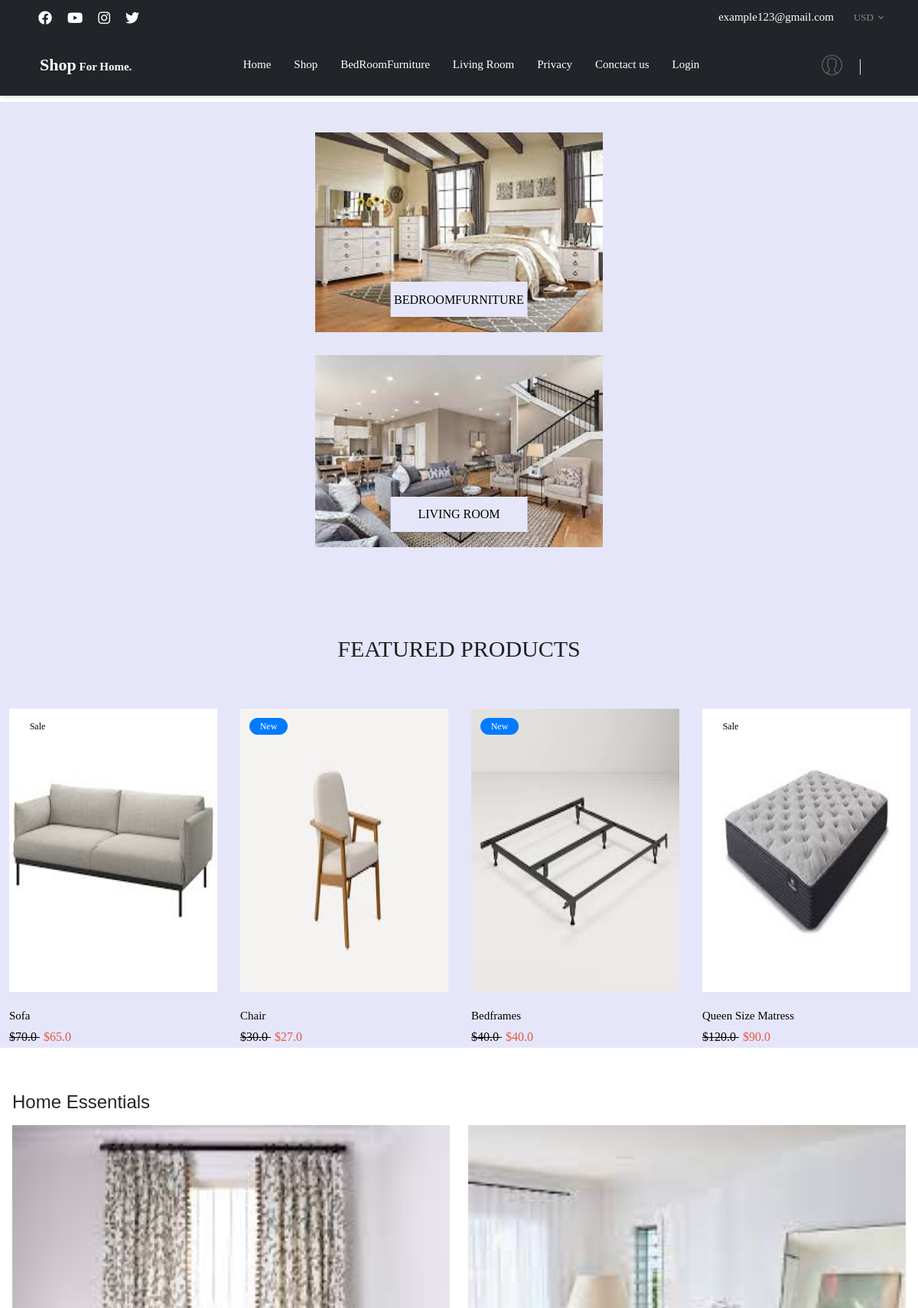
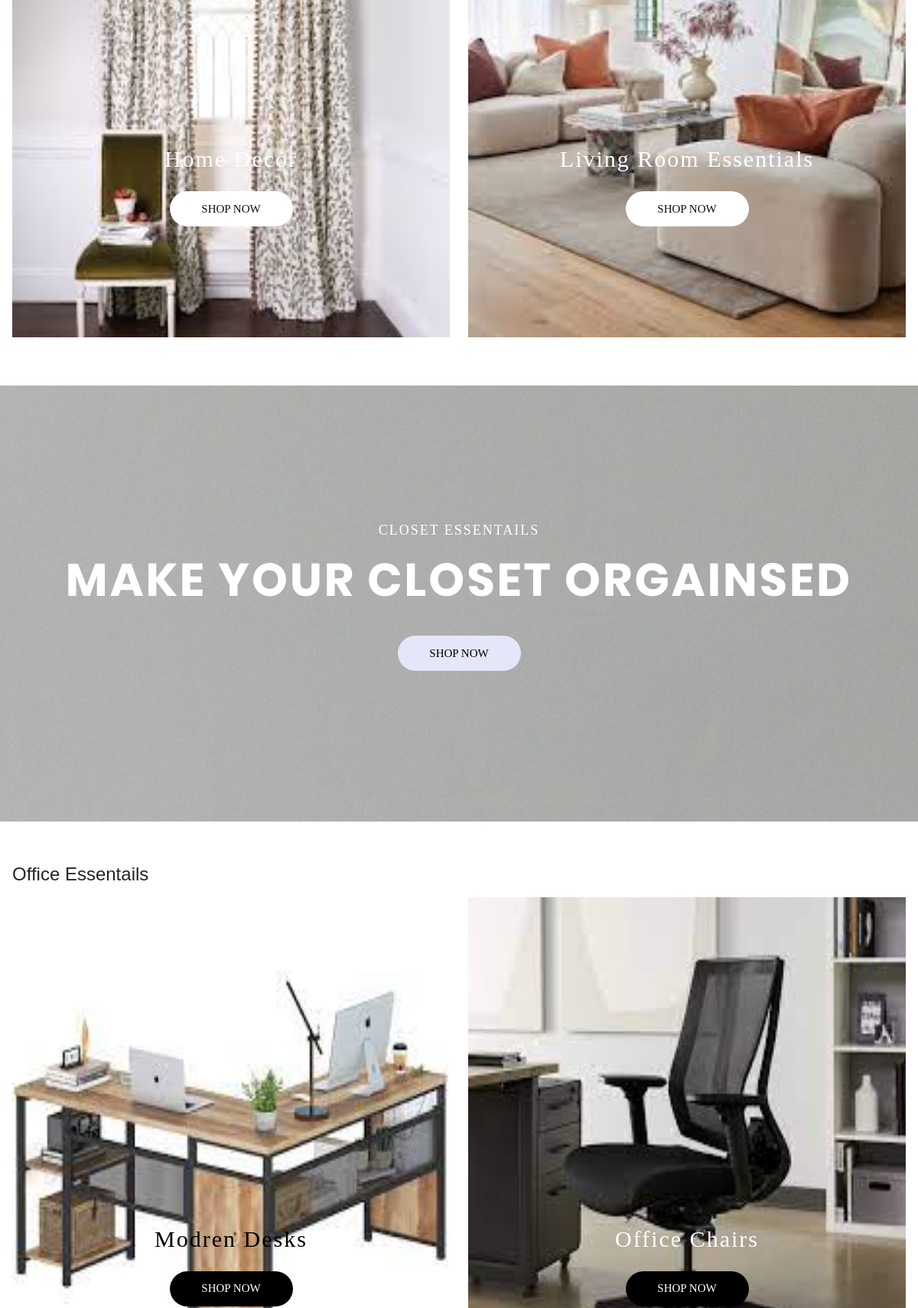
The page / (upper part) on the database its author committed (2 pictures, top to bottom).
### furniturepage/models.py (models this page shows, shortened)
class Category(models.Model):
    title = models.CharField(max_length=100)
    slug = models.SlugField()
    description = models.TextField()
    image = models.ImageField()
    is_active = models.BooleanField(default=True)

class Item(models.Model):
    title = models.CharField(max_length=100)
    price = models.FloatField()
    discount_price = models.FloatField(blank=True, null=True)
    category = models.ForeignKey(Category, on_delete=models.CASCADE)
    label = models.CharField(choices=LABEL_CHOICES, max_length=1)
    slug = models.SlugField()
    stock_no = models.CharField(max_length=10)
    description_short = models.CharField(max_length=50)
    description_long = models.TextField()
    image = models.ImageField()
    is_active = models.BooleanField(default=True)
    def get_absolute_url(self):
        return reverse("furniturepage:product", kwargs={
            'slug': self.slug
        })

### furniturepage/views.py (the view)
# urls.py: path('', HomeView.as_view(), name='home'),
class HomeView(ListView):
    template_name = "index.html"
    context_object_name = 'items'
    def get_queryset(self):
        return Item.objects.filter(is_active=True)
    def get_context_data(self, **kwargs):
        context = super().get_context_data(**kwargs)
        if self.request.user.is_authenticated:
            try:
                order = Order.objects.get(user=self.request.user, ordered=False)
                context['object'] = order
            except ObjectDoesNotExist:
                messages.error(self.request, "You do not have an active order")
        return context

### furniturepage/templatetags/category_template_tags.py (called while the page is built)
@register.simple_tag
def categories():
    items = Category.objects.filter(is_active=True).order_by('title')
    items_li = ""
    for i in items:
        items_li += """<li><a href="/category/{}">{}</a></li>""".format(i.slug, i.title)
    return mark_safe(items_li)

@register.simple_tag
def categories_mobile():
    items = Category.objects.filter(is_active=True).order_by('title')
    items_li = ""
    for i in items:
        items_li += """<li class="item-menu-mobile"><a href="/category/{}">{}</a></li>""".format(i.slug, i.title)
    return mark_safe(items_li)

### furniturepage/templatetags/slide_template_tags.py (called while the page is built, shortened)
@register.simple_tag
def slides():
    items = Slide.objects.filter(is_active=True).order_by('pk')
    items_div = ""
    return mark_safe(items_div)

### templates/index.html (shortened to what this page needs)
{% extends 'base.html' %}
{% load static %}
{% load category_template_tags %}
{% load slide_template_tags %}
{% block content %}
<section class="banner p-t-40 p-b-40" style="background-color:lavender;">
  <div class="container">
    <div class="row">{% categories_div %}</div>
  </div>
</section>
<section class="newproduct p-t-45 p-b-105">
  <div class="container">
    <div class="sec-title p-b-60">
      <h3 class="m-text5 t-center">Featured Products</h3>
    </div>
    <div class="wrap-slick2">
      <div class="slick2">
        {% for item in object_list %}
        <div class="item-slick2 p-l-15 p-r-15">
          <div class="block2">
            <div
              class="block2-img wrap-pic-w of-hidden pos-relative block2-label{{item.get_label_display}}"
            >
              <a href="{{item.get_absolute_url}}">
                <img
                  src="{{ item.image.url }}"
                  alt="IMG-PRODUCT"
                  style="height: 370px; width: 100%"
              /></a>
            </div>
            <div class="block2-txt p-t-20">
              <a
                href="{{item.get_absolute_url}}"
                class="block2-name dis-block s-text3 p-b-5"
                style="color: black"
              >
                {{ item.title }}
              </a>
              {% if item.discount_price %}
              <span class="block2-oldprice m-text7 p-r-5" style="color: black">
                ${{ item.price }}
              </span>
              <span class="block2-newprice m-text8 p-r-5">
                ${{ item.discount_price }}
              </span>
              {% else %}
              <span class="block2-price m-text6 p-r-5" style="color: black">
                ${{ item.price }}
              </span>
              {% endif %}
            </div>
          </div>
        </div>
        {% endfor %}
      </div>
    </div>
  </div>
</section>
<section class="banner2 bg5 p-t-55 p-b-55">
  <h4 style="font-weight: 500">Home Essentials</h4>
  <div class="">
    <div class="row">
      <div class="col-sm-10 col-md-3 col-lg-6 m-l-r-auto p-t-15 p-b-15">
        <div class="pos-relative">
          <img
            src="{% static 'images/curtains.jpeg' %}"
            alt="IMG-BANNER"
            class="ban_img"
          />
          <div class="ab-t-l sizefull flex-col-c-m p-l-15 p-r-15">
            <br /><br /><br /><br /><br />
            <br /><br /><br /><br /><br />
            <span class="m-text9 p-t-45 fs-20-sm"> Home Decor </span>
            <br />
            <div
              class="wrap-btn-slide1 w-size1 animated"
              data-appear="slideInUp"
            >
              <a
                href="/shop/"
                class="flex-c-m size2 bo-rad-23 s-text2 bgwhite trans-0-4"
              >
                Shop Now
              </a>
            </div>
          </div>
        </div>
      </div>
      <div class="col-sm-10 col-md-8 col-lg-6 m-l-r-auto p-t-15 p-b-15">
        <div class="pos-relative">
          <img
            src="{% static 'images/essen2.jpeg' %}"
            alt="IMG-BANNER"
            class="ban_img"
          />
          <div class="ab-t-l sizefull flex-col-c-m p-l-15 p-r-15">
            <br /><br /><br /><br /><br />
            <br /><br /><br /><br /><br />
            <span class="m-text9 p-t-45 fs-20-sm">Living Room Essentials </span>
            <br />
            <div
              class="wrap-btn-slide1 w-size1 animated"
              data-appear="slideInUp"
            >
              <a
                href="/shop/"
                class="flex-c-m size2 bo-rad-23 s-text2 bgwhite trans-0-4"
              >
                Shop Now
              </a>
            </div>
          </div>
        </div>
      </div>
    </div>
  </div>
</section>
<br /><br />
<section class="slide1">
  <div class="wrap-slick2">
    <div class="slick1">
      <div
        class="item-slick1 item2-slick1"
        style="
        background: url('{{ STATIC_URL }}/static/images/clothes-hangers.jpg') no-repeat;
        "
      >
        <div
          class="wrap-content-slide1 sizefull flex-col-c-m p-l-15 p-r-15 p-t-150 p-b-170"
        >
          <span
            class="caption1-slide1 m-text1 t-center m-b-15"
            data-appear="rollIn"
          >
            CLOSET ESSENTAILS
          </span>
          <h2
            class="caption2-slide1 xl-text1 t-center m-b-37"
            data-appear="lightSpeedIn"
          >
            MAKE YOUR CLOSET ORGAINSED
          </h2>
          <div class="wrap-btn-slide1 w-size1" data-appear="slideInUp">
            <a
              href="/shop/"
              class="flex-c-m size2 bo-rad-23 s-text2 bgwhite hov1 trans-0-4"
            >
              Shop Now
            </a>
          </div>
        </div>
      </div>
    </div>
  </div>
</section>
<section class="banner2 bg5 p-t-55 p-b-55">
  <h4 style="font-weight: 500">Office Essentails</h4>
  <div class="">
    <div class="row">
      <div class="col-sm-10 col-md-8 col-lg-6 m-l-r-auto p-t-15 p-b-15">
        <div class="pos-relative">
          <img
            src="{% static 'images/desk.jpeg' %}"
            alt="IMG-BANNER"
            class="ban_img"
          />
          <div class="ab-t-l sizefull flex-col-c-m p-l-15 p-r-15">
            <br /><br /><br /><br /><br />
            <br /><br /><br /><br /><br />
            <span class="m-text9 p-t-45 fs-20-sm" style="color: black;"> Modren Desks </span>
            <br />
            <div
              class="wrap-btn-slide1 w-size1 animated"
              data-appear="slideInUp"
            >
              <a
                href="/shop/"
                class="flex-c-m size2 bo-rad-23 s-text2 bgblack trans-0-4"
                style="color:white;"
              >
                Shop Now
              </a>
            </div>
          </div>
        </div>
      </div>
      <div class="col-sm-10 col-md-8 col-lg-6 m-l-r-auto p-t-15 p-b-15">
        <div class="pos-relative">
          <img
            src="{% static 'images/offchair.jpeg' %}"
            alt="IMG-BANNER"
            class="ban_img"
          />
          <div class="ab-t-l sizefull flex-col-c-m p-l-15 p-r-15">
            <br /><br /><br /><br /><br />
            <br /><br /><br /><br /><br />
            <span class="m-text9 p-t-45 fs-20-sm" style="color: white">
              Office Chairs
            </span>
            <br />
            <div
              class="wrap-btn-slide2 w-size1 animated"
              data-appear="slideInUp"
            >
              <a
                href="/shop/"
                class="flex-c-m size2 bo-rad-23 s-text2 trans-0-4"
                style="background-color: black; color: white"
              >
                Shop Now
              </a>
            </div>
          </div>
        </div>
      </div>
    </div>
  </div>
</section>
{% endblock content %}

### templates/base.html (shortened to what this page needs)
{% load static %}
<!DOCTYPE html>
<html lang="en">
  {% include "header.html" %}
  <body class="animsition">
    {% include "nav.html"%}
    <div class="mt-2">
    {% block content %}
    {% endblock content %}
    {% include "footer.html"%}
  </body>
</html>

### templates/header.html (shortened to what this page needs)
{% load static %}
<head>
  <link
    rel="stylesheet"
    href="{% static 'css/bootstrap.min.css' %}"
  />
  <link
    rel="stylesheet"
    type="text/css"
    href="{% static 'fonts/font-awesome-4.7.0/css/font-awesome.min.css' %}"
  />
  <link
    rel="stylesheet"
    type="text/css"
    href="{% static 'fonts/themify/themify-icons.css' %}"
  />
  <link
    rel="stylesheet"
    type="text/css"
    href="{% static 'fonts/Linearicons-Free-v1.0.0/icon-font.min.css' %}"
  />
  <link
    rel="stylesheet"
    type="text/css"
    href="{% static 'fonts/elegant-font/html-css/style.css' %}"
  />
  <link
    rel="stylesheet"
    type="text/css"
    href="{% static 'vendor/animate/animate.css' %}"
  />
  <link
    rel="stylesheet"
    type="text/css"
    href="{% static 'vendor/css-hamburgers/hamburgers.min.css' %}"
  />
  <link
    rel="stylesheet"
    type="text/css"
    href="{% static 'vendor/animsition/css/animsition.min.css' %}"
  />
  <link
    rel="stylesheet"
    type="text/css"
    href="{% static 'vendor/select2/select2.min.css' %}"
  />
  <link
    rel="stylesheet"
    type="text/css"
    href="{% static 'vendor/daterangepicker/daterangepicker.css' %}"
  />
  <link
    rel="stylesheet"
    type="text/css"
    href="{% static 'vendor/slick/slick.css' %}"
  />
  <link
    rel="stylesheet"
    type="text/css"
    href="{% static 'vendor/lightbox2/css/lightbox.min.css' %}"
  />
  <link rel="stylesheet" type="text/css" href="{% static 'css/util.css' %}" />
  <link rel="stylesheet" type="text/css" href="{% static 'css/main.css' %}" />
  <link rel="stylesheet" type="text/css" href="https://cdnjs.cloudflare.com/ajax/libs/font-awesome/5.10.2/css/all.css">
</head>

### templates/nav.html (shortened to what this page needs)
{% load static %} {% load cart_template_tags %} {% load category_template_tags %}
<header class="header1">
  <div class="container-menu-header">
    <div class="topbar navbar-dark bg-dark">
      <div class="topbar-social">
        <a href="#" class="topbar-social-item fab fa-facebook"></a>
        <a href="#" class="topbar-social-item fab fa-youtube"></a>
		<a href="#" class="topbar-social-item fab fa-instagram"></a>
        <a href="#" class="topbar-social-item fab fa-twitter"></a>
      </div>
      <div class="topbar-child2">
        <span class="topbar-email">
          <a href="#"> example123@gmail.com </a>
        </span>
        <div class="topbar-language rs1-select2">
        </div>
      </div>
    </div>
    <div class="wrap_header bg-dark">
      <a href="/" class="logo">
        <p style="color:white; font-family: 'georgia'; font-weight: bold; text-align: center;"><b style="font-size: 22px;">Shop</b> For Home.</p>
      </a>
      <div class="wrap_menu">
        <nav class="menu">
          <ul class="main_menu">
            <li>
              <a href="/">Home</a>
            </li>
            <li>
              <a href="/shop/">Shop</a>
            </li>
            {% categories %}
             <li>
              <a href="/privacy/">Privacy</a>
            </li>
            <li>
              <a href="/contact/">Conctact us</a>
            </li>
            {% if request.user.is_authenticated %}
            <li>
              <a href="{% url 'furniturepage:order-summary' %}"
                >Cart<span class="badge badge-dark"
                  >{{ request.user|cart_item_count }}</span
                ></a
              >
            </li>
            <li>
              <a href="{% url 'account_logout' %}">Logout</a>
            </li>
            <li>
              <a href="/auth/two-factor-settings/">Enable Multi-Auth</a>
            </li>
            {% else %}
            <li>
              <a href="#">Login</a>
            </li>
            {% endif %}
          </ul>
        </nav>
      </div>
      <div class="header-icons">
        <a href="#" class="header-wrapicon1 dis-block">
          <img
            src="{% static 'images/icons/icon-header-01.png' %}"
            class="header-icon1"
            alt="ICON"
          />
        </a>
      </div>
    </div>
  </div>
</header>

### templates/footer.html (shortened to what this page needs)
{% load static %}
<link
    rel="stylesheet"
    href="{% static 'css/footer.css' %}"
  />
    </div>

### templates/script.html (shortened to what this page needs)
{% load static %}

### templates/nav.html (style rules this page uses)
.topbar, .wrap_header { color: white !important; }
.topbar a, .topbar-child1, .topbar-language { color: white; font:20px; }
nav ul li a { color: white !important; font:18px; text-decoration:none; }

### templates/index.html (style rules this page uses)
.block2-labelpromotion::before, .block2-labelsale::before, .block2-labelnew::before { z-index: 100; font-family: Montserrat-Regular; font-size: 12px; color: white; display: -webkit-box; display: -webkit-flex; display: -moz-box; display: -ms-flexbox; display: flex; justify-content: center; align-items: center; width: 50px; height: 22px; border-radius: 11px; position: absolute; top: 12px; left: 12px; }
.block2-labelsale::before { background-color: white; color: #000; content: "Sale"; }
.block2-labelnew::before { background-color: #007bff; content: "New"; }
.hov1 { background-color: lavender !important; color: black !important; }
.newproduct { margin-bottom: 2px; padding-bottom: 2px; background-color : lavender; }
.banner2 { background-color: #fff; margin-right: 1rem; margin-left: 1rem; margin-bottom: 0 !important; padding-bottom: 0 !important; }
.ban_img { height: 680px; width: 100%; }

### rows shown on the page
Category: slug+title "BedRoomFurniture Living Room", image+slug+title (picture), image+slug+title "BEDROOMFURNITURE LIVING ROOM"
Item: image (picture), title "Sofa", price "70.0", discount_price "65.0"
Item: image (picture), title "Chair", price "30.0", discount_price "27.0"
Item: image (picture), title "Bedframes", price "40.0", discount_price "40.0"
Item: image (picture), title "Queen Size Matress", price "120.0", discount_price "90.0"
